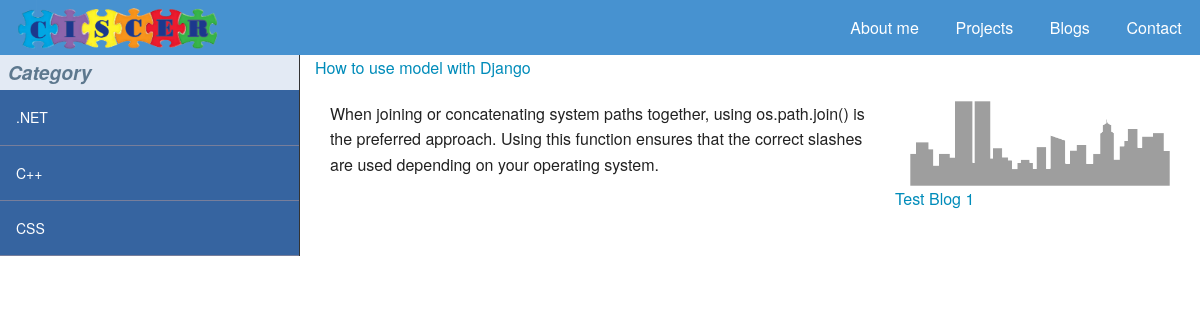
/blogs/, run on an earlier commit of the app's database.
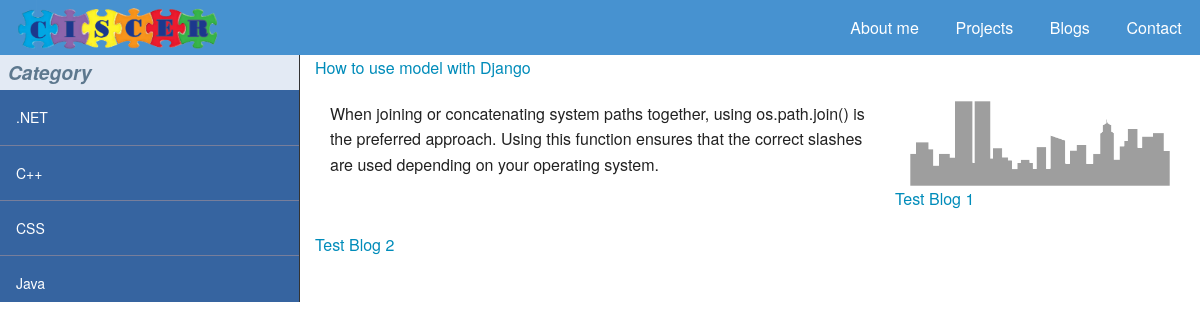
And on a later commit of the database.
### blog/models.py (models this page shows, shortened)
class Topic(models.Model):
    name = models.CharField(max_length=100, db_index=True)
    slug = models.SlugField(db_index=True)
    description = models.TextField(max_length=500, blank=True)
    def __str__(seft):
        return seft.name

class Blog(models.Model):
    title = models.CharField(max_length=200)
    slug = models.SlugField(unique=True)
    content = models.TextField(default='', blank=True)
    description = models.TextField(default='', blank=True)
    date = models.DateField(db_index=True, auto_now_add=True)
    topic = models.ForeignKey('blog.Topic')
    tag = models.ManyToManyField('blog.Tag', blank=True)
    images = models.ManyToManyField('blog.BlogImage', blank=True)
    files = models.ManyToManyField('blog.BlogFile', blank=True)
    hiden = models.BooleanField(default=False)
    featured = models.BooleanField(default=False)
    def __str__(seft):
        return seft.title
    @permalink
    def get_absolute_url(self):
        return ('view_blog_post', None, { 'slug': self.slug })

### blog/views.py (the view)
# urls.py: url(r'^blogs/$', 'blog.views.blogs'),
def blogs(request, selected_page=1):
    blogs = Blog.objects.all().filter(hiden=False).order_by('date')
    pages = Paginator(blogs, 3)
    try:
        returned_page = pages.page(selected_page)
    except EmptyPage:
        returned_page = pages.page(pages.num_pages)
    return render_to_response('blogs.html', {
        'topics': Topic.objects.all().order_by('name'),
		'tags': Tag.objects.all().order_by('name'),
        'blogs': returned_page.object_list,
        'page': returned_page
    })

### blog/models.py (called while the page is built)
    def __str__(seft):
        return seft.name

    @permalink
    def get_absolute_url(self):
        return ('view_blog_tag', None, { 'slug': self.slug })

### blog/templates/blogs.html (shortened to what this page needs)
{% extends "blog-template.html" %}
{% block blog-content %}
	<div id="blogslist" class="small-12 medium-8 large-9 columns">
		{% for blog in blogs %}
			<p><a href="{{blog.get_absolute_url}}">{{blog}}</a></p>
			<p>{{blog.description|safe}}</p>
		{%endfor%}
		<br />
	</div>
{% endblock %}

### blog/templates/blog-template.html (shortened to what this page needs)
{% extends "base.html" %}
{% block extrahead %}
	{% load staticfiles %}
{% endblock %}
{% block content %}
	<div class="off-canvas-wrap" data-offcanvas>
	  <div class="inner-wrap">
		<section class="main-section">
		  <div id="left-menu" class="small-12 medium-4 large-3 columns hide-for-small-only">
			<div id="topic">
				<label class="menu-group-title">Category</label>
				<ul class="accordion" data-accordion>
				{% for topic in topics %}
					<li class="accordion-navigation" style="text-align:left;">
						<a href="#{{topic.slug}}">{{topic}}</a>
					</li>
				{%endfor%}
				</ul>
			</div>
		  </div>
		{% block blog-content %}
		{% endblock %}
		</section>
	  </div>
	</div>
{% endblock %}

### templates/base.html (shortened to what this page needs)
<html>
<head>
	{% load staticfiles %}
</head>
<body>
	<div id="header">
		<nav class="top-bar" data-topbar role="navigation">
			<ul class="title-area">
				<li class="name">
					<h1><a target="_parent" href="/" runat="server" id="ciscerLogo"><img class="logo" src="{% static 'images/logo.png' %}" /></a></h1>
				</li>
			</ul>
			<section class="top-bar-section">
				<ul class="text-center right">
					<li class="menu-item"><a href="/about/">About me</a></li>
					<li class="menu-item"><a href="/projects/">Projects</a></li>
					<li class="menu-item"><a href="/blogs/">Blogs</a></li>
					<li class="menu-item"><a href="/contact/">Contact</a></li>
				</ul>
			</section>
		</nav>
	</div>
	<div id="pageContainer">
		{% block content %}
		{% endblock %}
	</div>
</body>
</html>

### static/css/base.css (style rules this page uses)
body { margin: 0; padding: 0; }
.logo { height: 100%; }
#pageContainer { margin: 0 auto; }

### static/css/blog-template.css (style rules this page uses)
html, body { margin: 0; padding: 0; }
#left-menu { padding-left: 0; padding-right: 0; background-color: #333; border-right: 1px solid transparent; position: absolute; top: 0; left: 0; bottom: 0; }
#topic ul.accordion { margin-left: 0; }
.menu-group-title { background-color: #E3EAF4; border-bottom: none; color: #5D788E; display: block; font-size: 1.2rem; font-weight: 700; font-style: italic; margin: 0; padding: 0.2rem 0.5rem; }

What changed in the data, as far as the page shows it:
now on this page (row unchanged): Topic: name "Java"
added Blog: title "Test Blog 2"
